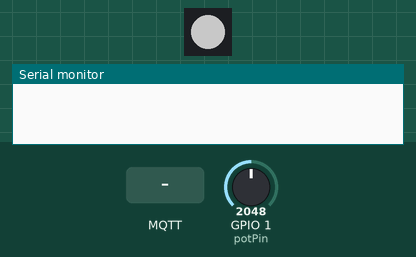
Bench run of a program on a simulated ESP32-S3. Parts: 1 RGB LEDs in strip order, left to right, the last lines printed to the serial monitor. Inputs (shaded band) come from the test bench; at power-on: GPIO 1 (potPin) = 2048. Dim RGB values are drawn brighter than linear; WiFi joins after 1.5 s; servers stay silent unless stated; no MQTT or app messages arrive unless stated; not simulated (calls return 0 or success): secrets.h.

Above: at 0.1 s.
At 2.7 s:
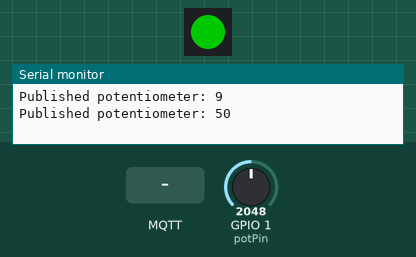
2.8 s: MQTT message "monitor/actuator/rgb" arrives on the first subscribed topic
At 3.2 s:
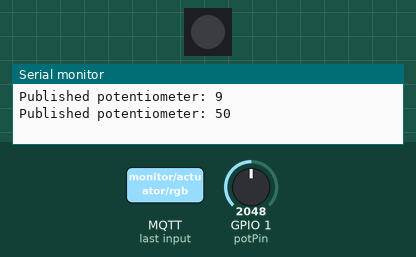
Timing chart, 0 to 5.8 s (numbered marks = the images above; inputs shaded):
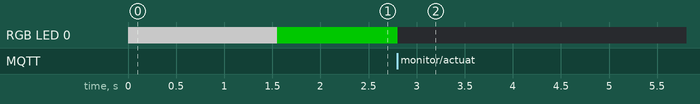

Measured:
- after the input at 2.8 s, RGB LED 0: RGB(0, 100, 0) → off at once

The program:

main.cpp
```cpp
#include <Arduino.h>
#include <WiFi.h>
#include <WiFiClientSecure.h>
#include <PubSubClient.h>
#include <ArduinoJson.h>
#include <Adafruit_NeoPixel.h>
#include "secrets.h"

const char *ssid = SECRET_SSID;
const char *password = SECRET_PASS;
const char *mqtt_server = SECRET_MQTT_SERVER;
const int mqtt_port = 8883;
const char *mqtt_user = SECRET_MQTT_USER;
const char *mqtt_pass = SECRET_MQTT_PASS;

const int potPin = 1;
const int RGB_PIN = 48;
const int NUM_PIXELS = 1;

// Smoothing: moving average filter
const int SAMPLE_SIZE = 10;
int samples[SAMPLE_SIZE] = {0};
int sampleIndex = 0;

Adafruit_NeoPixel pixel(NUM_PIXELS, RGB_PIN, NEO_GRB + NEO_KHZ800);
WiFiClientSecure espClient;
PubSubClient client(espClient);

int lastPersen = -1;
unsigned long lastMsg = 0;

void setup_wifi() {
  WiFi.begin(ssid, password);
  while (WiFi.status() != WL_CONNECTED) {
    delay(500);
  }
  espClient.setInsecure();
}

void callback(char *topic, byte *payload, unsigned int length) {
  StaticJsonDocument<200> doc;
  deserializeJson(doc, payload, length);

  if (String(topic) == "monitor/actuator/rgb") {
    int r = doc["red_val"] | 0;
    int g = doc["green_val"] | 0;
    int b = doc["blue_val"] | 0;
    pixel.setPixelColor(0, pixel.Color(r, g, b));
    pixel.show();
  }
}

void reconnect() {
  while (!client.connected()) {
    if (client.connect("ESP32S3", mqtt_user, mqtt_pass)) {
      client.subscribe("monitor/actuator/rgb");
      pixel.setPixelColor(0, pixel.Color(0, 255, 0));
      pixel.show();
    } else {
      delay(5000);
    }
  }
}

// Smoothing function - moving average to reduce noise
int readSmoothedPot() {
  samples[sampleIndex] = analogRead(potPin);
  sampleIndex = (sampleIndex + 1) % SAMPLE_SIZE;

  int sum = 0;
  for(int i = 0; i < SAMPLE_SIZE; i++) {
    sum += samples[i];
  }
  return sum / SAMPLE_SIZE;
}

void setup() {
  Serial.begin(115200);
  pixel.begin();
  pixel.setBrightness(100);
  pixel.setPixelColor(0, pixel.Color(255, 255, 255));
  pixel.show();

  setup_wifi();
  client.setServer(mqtt_server, mqtt_port);
  client.setCallback(callback);
}

void loop() {
  if (!client.connected()) {
    reconnect();
  }
  client.loop();

  int smoothedValue = readSmoothedPot();
  int persen = map(smoothedValue, 0, 4095, 0, 100);

  // Threshold increased from 1 to 5%, delay increased from 500ms to 1000ms
  if (abs(persen - lastPersen) > 5) {
    if (millis() - lastMsg > 1000) {
      lastMsg = millis();
      lastPersen = persen;

      StaticJsonDocument<64> doc;
      doc["value"] = persen;
      char buffer[64];
      serializeJson(doc, buffer);

      client.publish("monitor/sensor/pot", buffer);
      Serial.print("Published potentiometer: ");
      Serial.println(persen);
    }
  }
}
```
